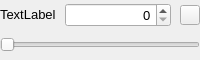
<?xml version="1.0" encoding="UTF-8"?>
<ui version="4.0">
 <class>QcvAlgoParamIntWidget</class>
 <widget class="QWidget" name="QcvAlgoParamIntWidget">
  <property name="geometry">
   <rect>
    <x>0</x>
    <y>0</y>
    <width>200</width>
    <height>60</height>
   </rect>
  </property>
  <property name="sizePolicy">
   <sizepolicy hsizetype="Minimum" vsizetype="Minimum">
    <horstretch>0</horstretch>
    <verstretch>0</verstretch>
   </sizepolicy>
  </property>
  <property name="windowTitle">
   <string>Form</string>
  </property>
  <layout class="QVBoxLayout" name="verticalLayout">
   <property name="spacing">
    <number>0</number>
   </property>
   <property name="margin">
    <number>0</number>
   </property>
   <item>
    <layout class="QHBoxLayout" name="spinnerHorizontalLayout">
     <property name="spacing">
      <number>9</number>
     </property>
     <property name="sizeConstraint">
      <enum>QLayout::SetMinimumSize</enum>
     </property>
     <item alignment="Qt::AlignLeft|Qt::AlignVCenter">
      <widget class="QLabel" name="label">
       <property name="sizePolicy">
        <sizepolicy hsizetype="Minimum" vsizetype="Minimum">
         <horstretch>0</horstretch>
         <verstretch>0</verstretch>
        </sizepolicy>
       </property>
       <property name="font">
        <font>
         <pointsize>10</pointsize>
        </font>
       </property>
       <property name="text">
        <string>TextLabel</string>
       </property>
      </widget>
     </item>
     <item alignment="Qt::AlignVCenter">
      <widget class="QSpinBox" name="spinBox">
       <property name="sizePolicy">
        <sizepolicy hsizetype="Expanding" vsizetype="Minimum">
         <horstretch>0</horstretch>
         <verstretch>0</verstretch>
        </sizepolicy>
       </property>
       <property name="font">
        <font>
         <pointsize>10</pointsize>
        </font>
       </property>
       <property name="alignment">
        <set>Qt::AlignRight|Qt::AlignTrailing|Qt::AlignVCenter</set>
       </property>
      </widget>
     </item>
     <item alignment="Qt::AlignRight|Qt::AlignVCenter">
      <widget class="QPushButton" name="resetButton">
       <property name="sizePolicy">
        <sizepolicy hsizetype="Fixed" vsizetype="Fixed">
         <horstretch>0</horstretch>
         <verstretch>0</verstretch>
        </sizepolicy>
       </property>
       <property name="maximumSize">
        <size>
         <width>20</width>
         <height>20</height>
        </size>
       </property>
       <property name="font">
        <font>
         <pointsize>10</pointsize>
        </font>
       </property>
       <property name="text">
        <string notr="true"/>
       </property>
       <property name="icon">
        <iconset resource="../resources.qrc">
         <normaloff>:/icons/icons/rotate-16.png</normaloff>:/icons/icons/rotate-16.png</iconset>
       </property>
       <property name="shortcut">
        <string notr="true"/>
       </property>
       <property name="autoDefault">
        <bool>false</bool>
       </property>
       <property name="default">
        <bool>false</bool>
       </property>
       <property name="flat">
        <bool>false</bool>
       </property>
      </widget>
     </item>
    </layout>
   </item>
   <item>
    <layout class="QHBoxLayout" name="sliderHorizontalLayout">
     <property name="spacing">
      <number>-1</number>
     </property>
     <property name="leftMargin">
      <number>0</number>
     </property>
     <property name="rightMargin">
      <number>0</number>
     </property>
     <item>
      <widget class="QSlider" name="horizontalSlider">
       <property name="sizePolicy">
        <sizepolicy hsizetype="Expanding" vsizetype="Minimum">
         <horstretch>0</horstretch>
         <verstretch>0</verstretch>
        </sizepolicy>
       </property>
       <property name="orientation">
        <enum>Qt::Horizontal</enum>
       </property>
      </widget>
     </item>
    </layout>
   </item>
  </layout>
 </widget>
 <resources>
  <include location="../resources.qrc"/>
 </resources>
 <connections>
  <connection>
   <sender>spinBox</sender>
   <signal>valueChanged(int)</signal>
   <receiver>horizontalSlider</receiver>
   <slot>setValue(int)</slot>
   <hints>
    <hint type="sourcelabel">
     <x>124</x>
     <y>27</y>
    </hint>
    <hint type="destinationlabel">
     <x>116</x>
     <y>58</y>
    </hint>
   </hints>
  </connection>
  <connection>
   <sender>horizontalSlider</sender>
   <signal>valueChanged(int)</signal>
   <receiver>spinBox</receiver>
   <slot>setValue(int)</slot>
   <hints>
    <hint type="sourcelabel">
     <x>161</x>
     <y>55</y>
    </hint>
    <hint type="destinationlabel">
     <x>156</x>
     <y>26</y>
    </hint>
   </hints>
  </connection>
 </connections>
</ui>
